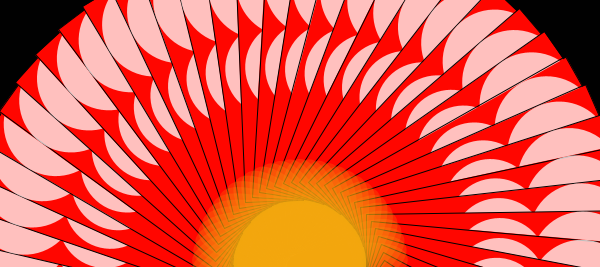
Frame 1 (no input)
Frame 60 (the mouse pressed at the canvas centre just before this capture): identical to frame 1, image omitted
Frame 120 (the mouse held since frame 60 and released just before this capture): identical to frame 1, image omitted

The Processing sketch that drew this single still picture (run headless with seeded random() and noise(); from frame 60 on, the mouse is pressed at the canvas centre):

// Processing sketch: processing_33153
// ── processing_33153.pde

void setup(){
int mega;
int ObSize = 4;
smooth();
size(600,267);
translate(width/2, height);
background(1);


for(mega = 0; mega< 60; mega =mega +1){
rotate(.1);
noStroke();
fill(245,166,17,50);
ellipse(0,20,ObSize*53,67);
stroke(1);
fill(255,6,0);
rect(0,67,ObSize*13,ObSize*67);
fill(255,190);
noStroke();
ellipse(0,200,93,93);
ellipse(0,283,ObSize*26,ObSize*26);
}
}

void draw(){
}
